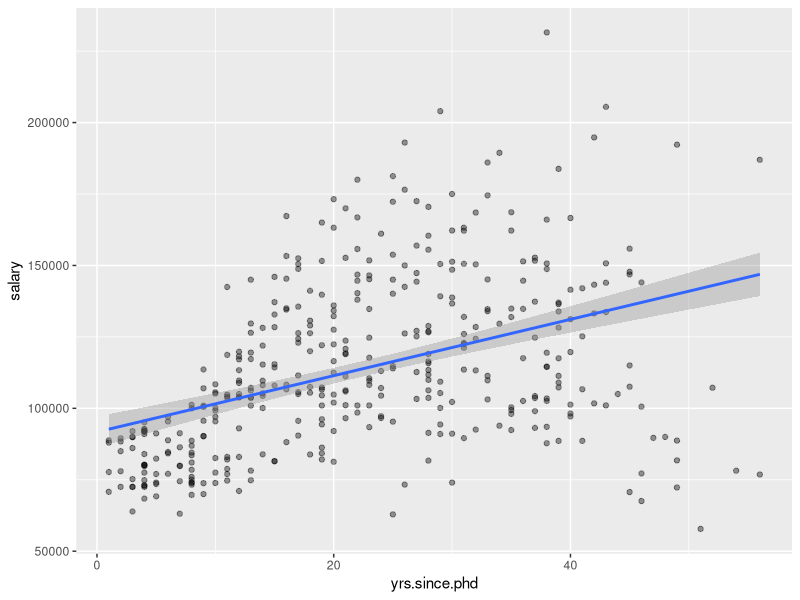
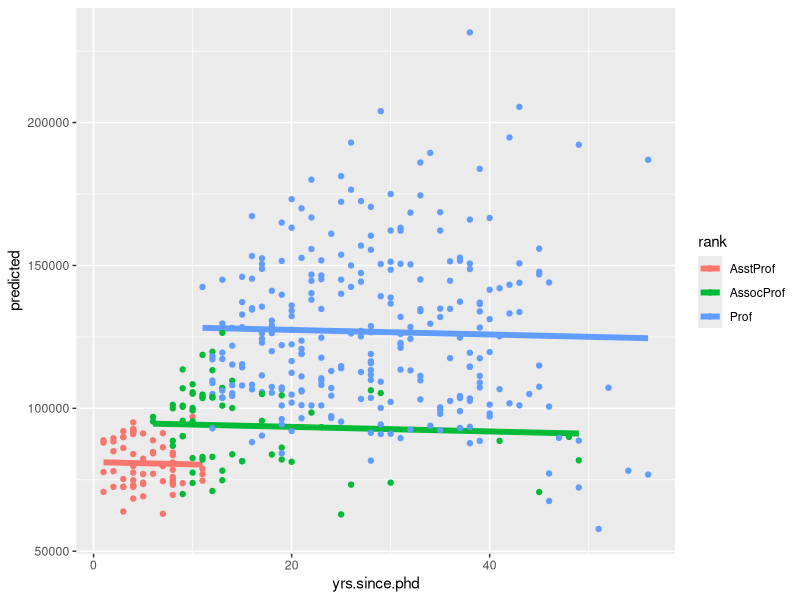

Generate these figures, in order, with R:
## ---- chunk 1
library(carData)
library(tidyverse)
salaries <- carData::Salaries
glimpse(salaries)
## ---- chunk 2
lm(salary ~ yrs.since.phd, salaries) |>
  summary()
## ---- chunk 3
salaries |>
  ggplot(aes(x = yrs.since.phd, y = salary)) +
  geom_point(alpha = .4) +
  geom_smooth(method = "lm")
## ---- chunk 4
lm(salary ~ yrs.since.phd + rank, salaries) |>
  summary()
## ---- chunk 5
salaries %>%
  mutate(predicted = lm(salary ~ yrs.since.phd + rank, salaries) |> predict()) %>%
  ggplot(aes(x = yrs.since.phd, y = predicted, color = rank, group = rank)) +
  geom_line(size = 2) +
  geom_point(aes(x = yrs.since.phd, y = salary, color = rank))


